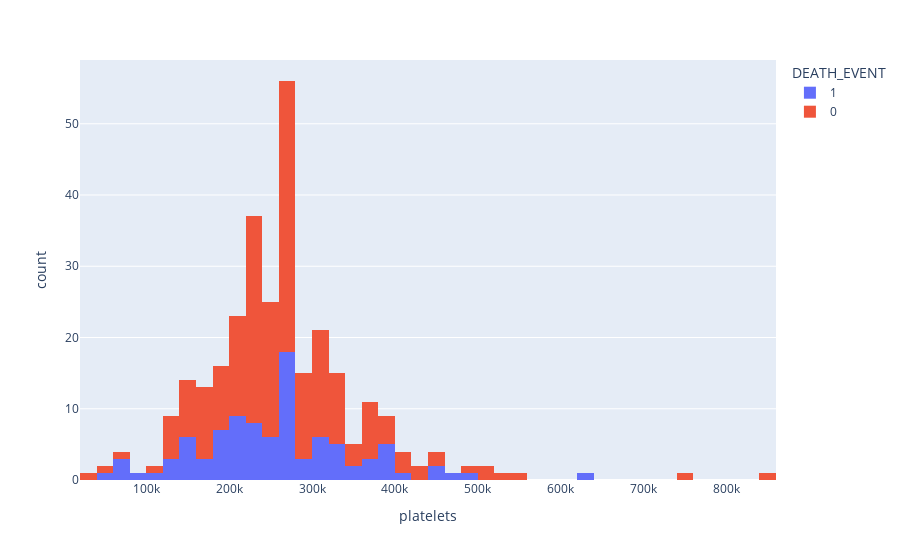

Source (notebook cell):
### Code cell
fig = px.histogram(data, x = 'platelets', color = 'DEATH_EVENT')
fig.show()

### Figure 1 — Plotly figure (JSON) as saved in the notebook; plotly's stock layout.template omitted (floating-point values rounded to 4 significant figures; data arrays with more than 128 entries replaced by an {"elided": "..."} marker saying what was removed)
{"data": [{"alignmentgroup": "True", "bingroup": "x", "hovertemplate": "DEATH_EVENT=1<br>platelets=%{x}<br>count=%{y}<extra></extra>", "legendgroup": "1", "marker": {"color": "#636efa"}, "name": "1", "offsetgroup": "1", "orientation": "v", "showlegend": true, "type": "histogram", "x": [265000, 263400.0, 162000, 210000, 327000, 204000, 127000, 454000, 263400.0, 388000, 368000, 253000, 136000, 276000, 47000, 262000, 166000, 237000, 87000, 297000, 289000, 263400.0, 149000, 196000, 284000, 153000, 200000, 263400.0, 360000, 319000, 188000, 228000, 226000, 321000, 329000, 263400.0, 153000, 185000, 194000, 310000, 271000, 451000, 140000, 395000, 166000, 418000, 263400.0, 351000, 255000, 461000, 319000, 254000, 390000, 216000, 385000, 119000, 213000, 274000, 244000, 497000, 243000, 266000, 204000, 196000, 302000, 210000, 621000, 306000, 351000, 263400.0, 217000, 271000, 263400.0, 338000, 225000, 235000, 75000, 334000, 192000, 70000, 221000, 265000, 224000, 219000, 389000, 153000, 365000, 126000, 223000, 244000, 151000, 263400.0, 62000, 314000, 198000, 263400.0], "xaxis": "x", "yaxis": "y"}, {"alignmentgroup": "True", "bingroup": "x", "hovertemplate": "DEATH_EVENT=0<br>platelets=%{x}<br>count=%{y}<extra></extra>", "legendgroup": "0", "marker": {"color": "#EF553B"}, "name": "0", "offsetgroup": "0", "orientation": "v", "showlegend": true, "type": "histogram", "x": {"elided": "203 float values"}, "xaxis": "x", "yaxis": "y"}], "layout": {"barmode": "relative", "legend": {"title": {"text": "DEATH_EVENT"}, "tracegroupgap": 0}, "margin": {"t": 60}, "xaxis": {"anchor": "y", "domain": [0, 1], "title": {"text": "platelets"}}, "yaxis": {"anchor": "x", "domain": [0, 1], "title": {"text": "count"}}}}
